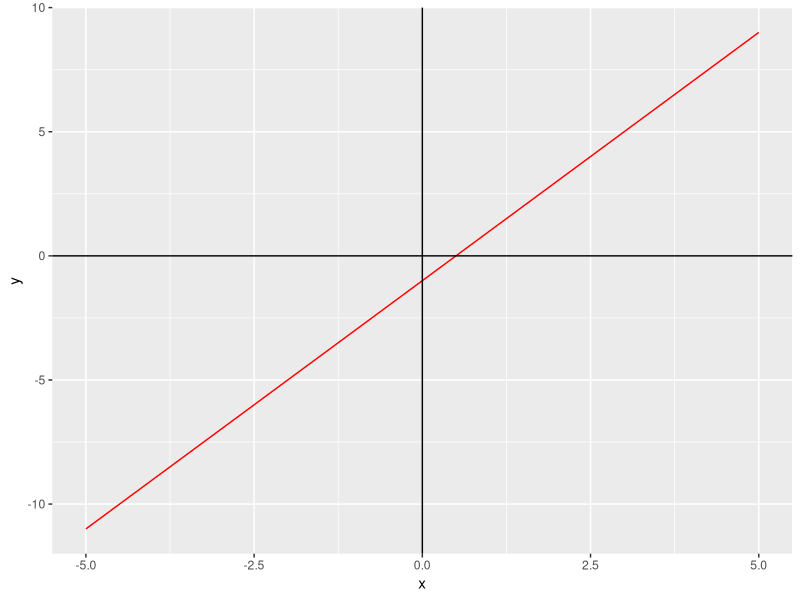
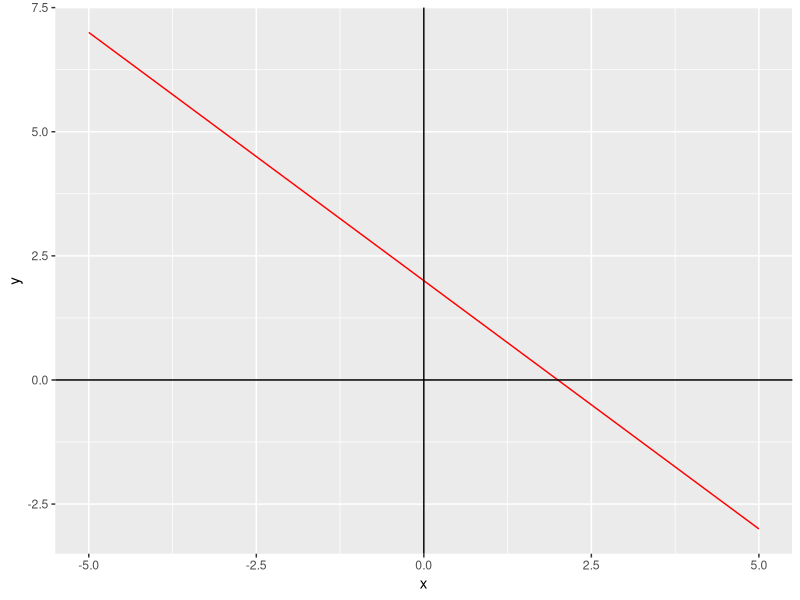
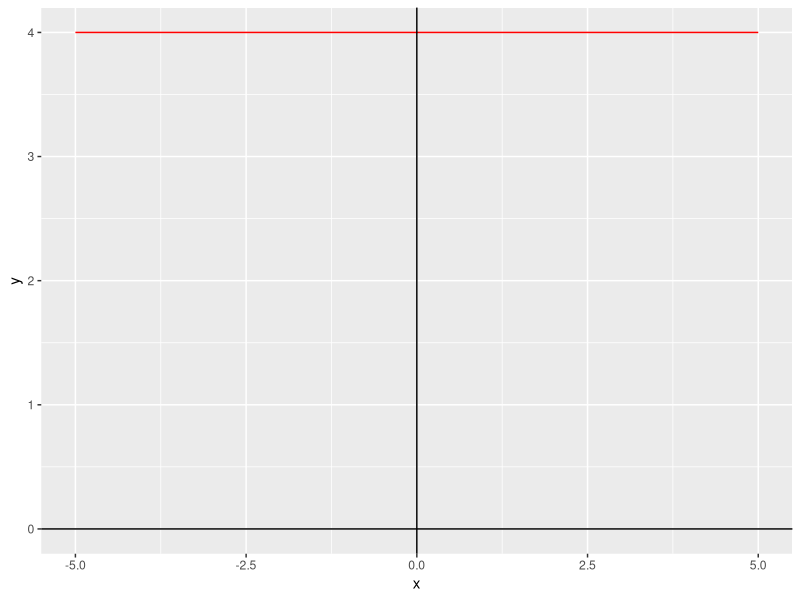
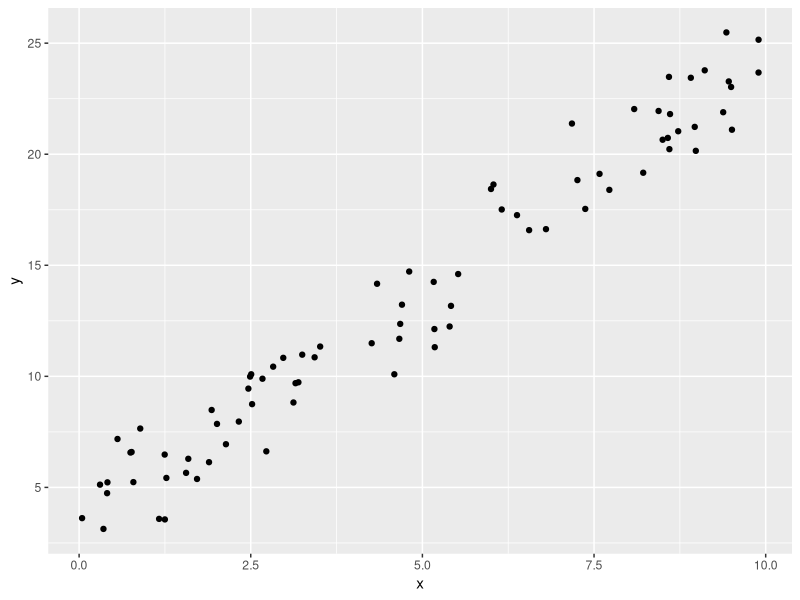
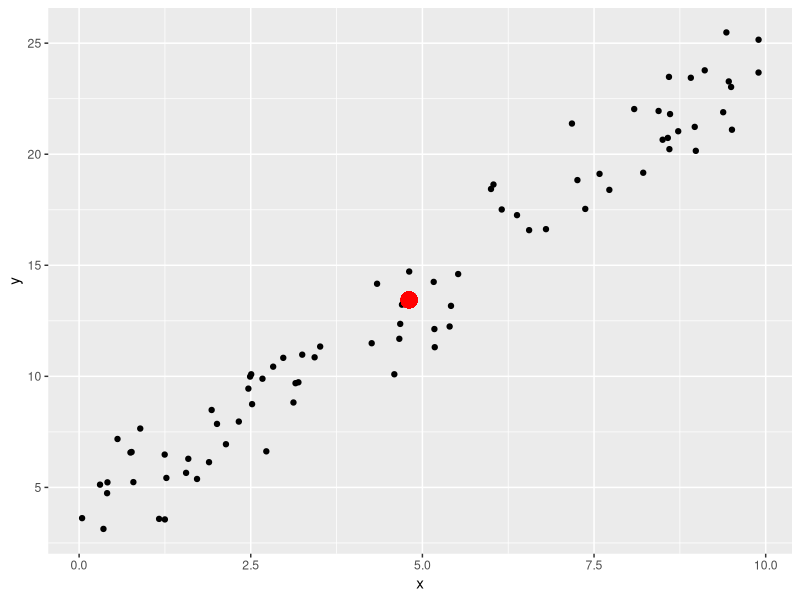
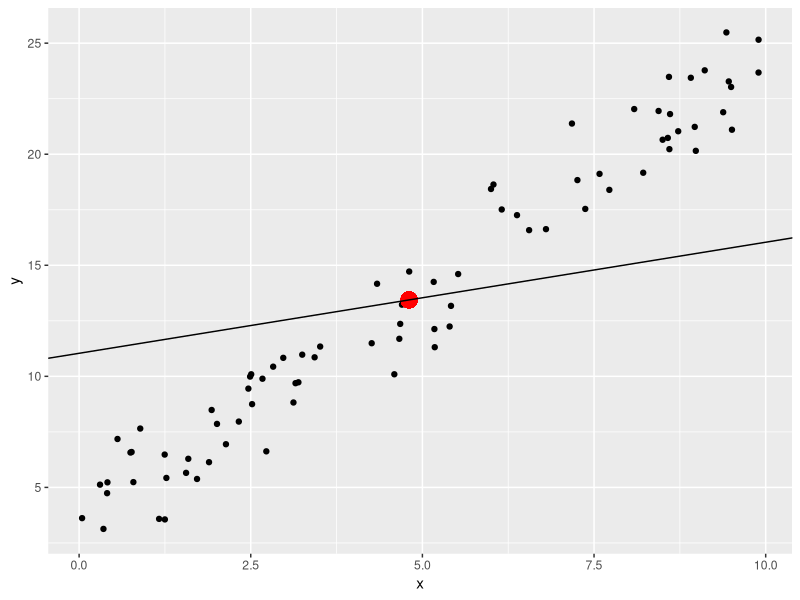
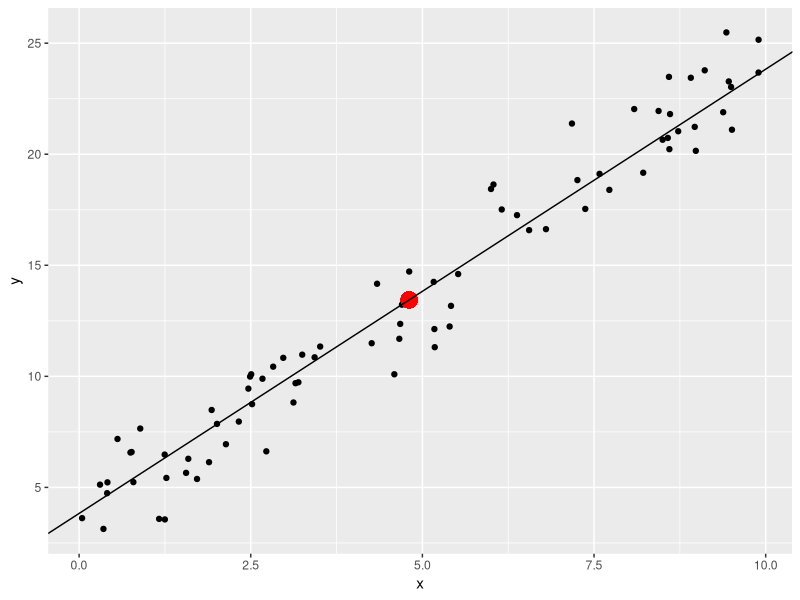
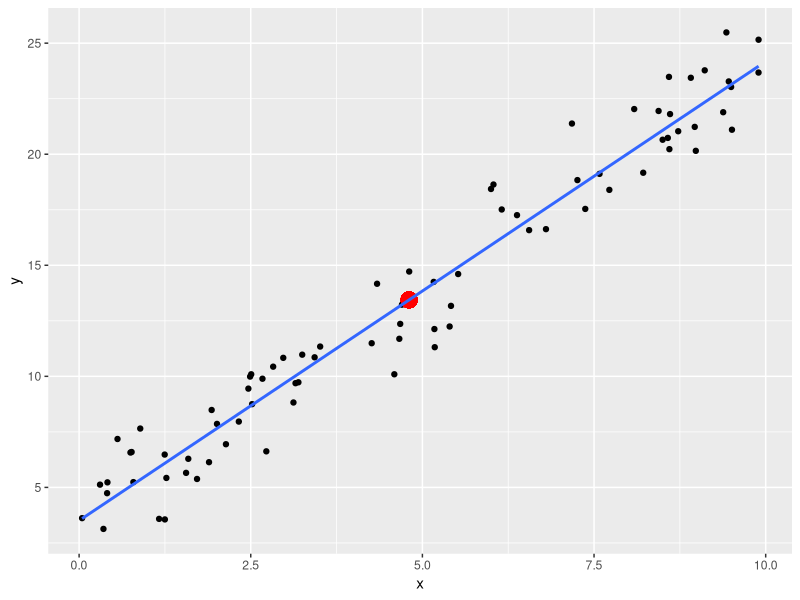

Here is the R script that generated these plots, in order:
## ---- chunk 1
knitr::opts_chunk$set(echo = TRUE, fig.align = 'center')
## ---- chunk 2
# let's write our own line function
line <- function(x, a, b){
  return(a * x + b)
}

# set up x vector and use line() to compute y values
library(tidyverse)
data <- tibble(
  x = seq(-5, 5, 0.1),
  y = line(x, a = 2, b = -1)
)

data %>%
  ggplot(aes(x, y)) +
  geom_line(col = "red") +
  geom_vline(xintercept = 0) +
  geom_hline(yintercept = 0)

## ---- chunk 3
data %>%
  mutate(y = line(x, a = -1, b = 2)) %>%
  ggplot(aes(x, y)) +
  geom_line(col = "red") +
  geom_vline(xintercept = 0) +
  geom_hline(yintercept = 0)
## ---- chunk 4
data %>%
  mutate(y = line(x, a = 0, b = 4)) %>%
  ggplot(aes(x, y)) +
  geom_line(col = "red") +
  geom_vline(xintercept = 0) +
  geom_hline(yintercept = 0)
## ---- chunk 5
noisy_line <- read_csv("data/noisy_line.csv")

noisy_line_plot <- noisy_line %>%
  ggplot(aes(x, y)) +
  geom_point()
noisy_line_plot
## ---- chunk 6
centroid <- noisy_line %>%
  summarise(
    x = mean(x),
    y = mean(y)
  )
centroid

noisy_line_plot <- noisy_line_plot +
  geom_point(aes(x = centroid$x, y = centroid$y), col = "red", size = 5)
noisy_line_plot
## ---- chunk 7
get_intercept <- function(slope, centroid_x, centroid_y){
  return(centroid_y - slope * centroid_x)
}
## ---- chunk 8
slope = 0.5
noisy_line_plot +
  geom_abline(slope = slope, intercept = get_intercept(slope, centroid$x, centroid$y))
## ---- chunk 9
slope = 2
noisy_line_plot +
  geom_abline(slope = slope, intercept = get_intercept(slope, centroid$x, centroid$y))
## ---- chunk 10
noisy_line_plot + 
  geom_smooth(method = "lm", se = FALSE)
## ---- chunk 11
quadratic <- function(x, a, b, c){
  return(a * x**2 + b * x + c)
}
## ---- chunk 12
# a is positive, 'happy' quadratic
data %>%
  mutate(y = quadratic(x, a = 1, b = 0, c = 0)) %>%
  ggplot(aes(x, y)) +
  geom_line(col = "red") +
  geom_vline(xintercept = 0) +
  geom_hline(yintercept = 0)


# a is negative, 'unhappy' quadratic
data %>%
  mutate(y = quadratic(x, a = -1, b = 0, c = 0)) %>%
  ggplot(aes(x, y)) +
  geom_line(col = "red") +
  geom_vline(xintercept = 0) +
  geom_hline(yintercept = 0)
## ---- chunk 13
noisy_quad <- read_csv("data/noisy_quad_1.csv")
noisy_quad %>%
  ggplot(aes(x, y)) +
  geom_point()
## ---- chunk 14
noisy_quad <- read_csv("data/noisy_quad_2.csv")
noisy_quad %>%
  ggplot(aes(x, y)) +
  geom_point()
## ---- chunk 15
underlying_quad <- read_csv("data/underlying_quad.csv")
underlying_quad %>%
  ggplot(aes(x, y)) +
  geom_point() +
  geom_smooth(method = lm, formula = y ~ poly(x, 8), se = FALSE)
## ---- chunk 16
cubic <- function(x, a, b, c, d){
  return(a * x**3 + b * x**2 + c * x + d)
}
## ---- chunk 17
data %>%
  mutate(y = cubic(x, 1, 0, 0, 0)) %>%
  ggplot(aes(x, y)) +
  geom_line(col = "red") +
  geom_vline(xintercept = 0) +
  geom_hline(yintercept = 0)

data %>%
  mutate(y = cubic(x, -1, 0, 0, 0)) %>%
  ggplot(aes(x, y)) +
  geom_line(col = "red") +
  geom_vline(xintercept = 0) +
  geom_hline(yintercept = 0)

data %>%
  mutate(y = cubic(x, 1, 0, -10, 0)) %>%
  ggplot(aes(x, y)) +
  geom_line(col = "red") +
  geom_vline(xintercept = 0) +
  geom_hline(yintercept = 0)

## ---- chunk 18
noisy_cubic <- read_csv("data/noisy_cubic_1.csv")
noisy_cubic %>%
  ggplot(aes(x, y)) +
  geom_point()
## ---- chunk 19
noisy_cubic <- read_csv("data/noisy_cubic_2.csv")
noisy_cubic %>%
  ggplot(aes(x, y)) +
  geom_point()
